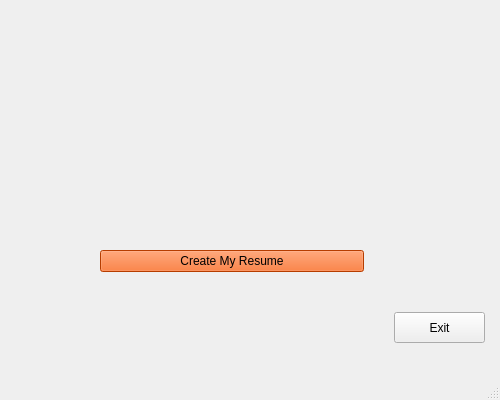
<?xml version="1.0" encoding="UTF-8"?>
<ui version="4.0">
 <class>MainWindow</class>
 <widget class="QMainWindow" name="MainWindow">
  <property name="enabled">
   <bool>true</bool>
  </property>
  <property name="geometry">
   <rect>
    <x>0</x>
    <y>0</y>
    <width>500</width>
    <height>400</height>
   </rect>
  </property>
  <property name="sizePolicy">
   <sizepolicy hsizetype="Fixed" vsizetype="Fixed">
    <horstretch>0</horstretch>
    <verstretch>0</verstretch>
   </sizepolicy>
  </property>
  <property name="minimumSize">
   <size>
    <width>500</width>
    <height>400</height>
   </size>
  </property>
  <property name="windowTitle">
   <string>MainWindow</string>
  </property>
  <widget class="QWidget" name="centralwidget">
   <widget class="QPushButton" name="ExitButton">
    <property name="geometry">
     <rect>
      <x>394</x>
      <y>312</y>
      <width>91</width>
      <height>31</height>
     </rect>
    </property>
    <property name="text">
     <string>Exit</string>
    </property>
   </widget>
   <widget class="QWidget" name="">
    <property name="geometry">
     <rect>
      <x>100</x>
      <y>71</y>
      <width>264</width>
      <height>201</height>
     </rect>
    </property>
    <layout class="QVBoxLayout" name="verticalLayout">
     <item>
      <widget class="QLabel" name="label_2">
       <property name="text">
        <string/>
       </property>
       <property name="pixmap">
        <pixmap>../../../Desktop/images.png</pixmap>
       </property>
      </widget>
     </item>
     <item>
      <widget class="QPushButton" name="CreateButton">
       <property name="styleSheet">
        <string notr="true">background-color: rgb(255, 85, 0);</string>
       </property>
       <property name="text">
        <string>Create My Resume</string>
       </property>
      </widget>
     </item>
    </layout>
   </widget>
  </widget>
  <widget class="QMenuBar" name="menubar">
   <property name="geometry">
    <rect>
     <x>0</x>
     <y>0</y>
     <width>500</width>
     <height>21</height>
    </rect>
   </property>
  </widget>
  <widget class="QStatusBar" name="statusbar"/>
 </widget>
 <resources/>
 <connections/>
</ui>
